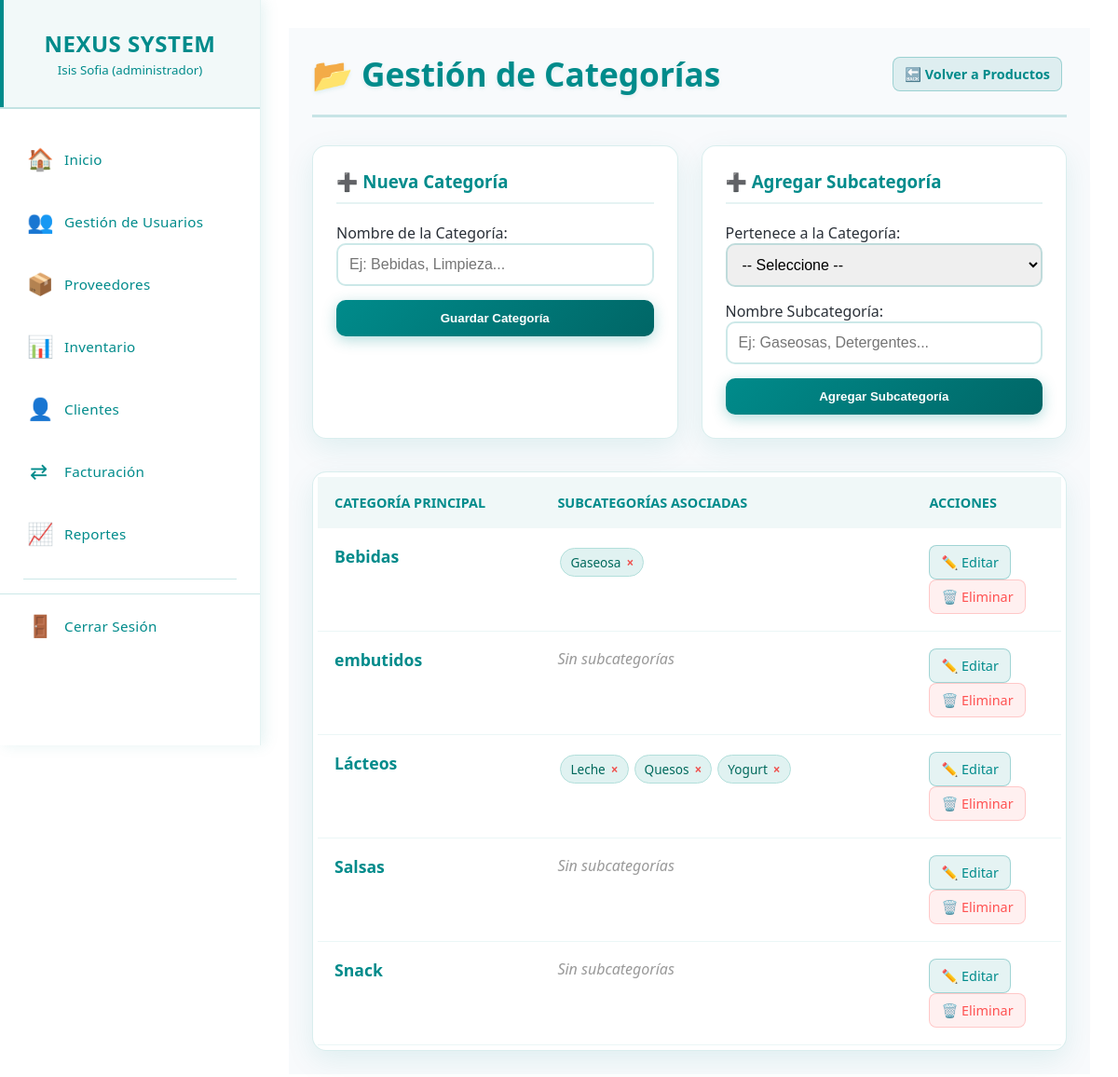
Before: /categorias.php (signed in) with the older database file.
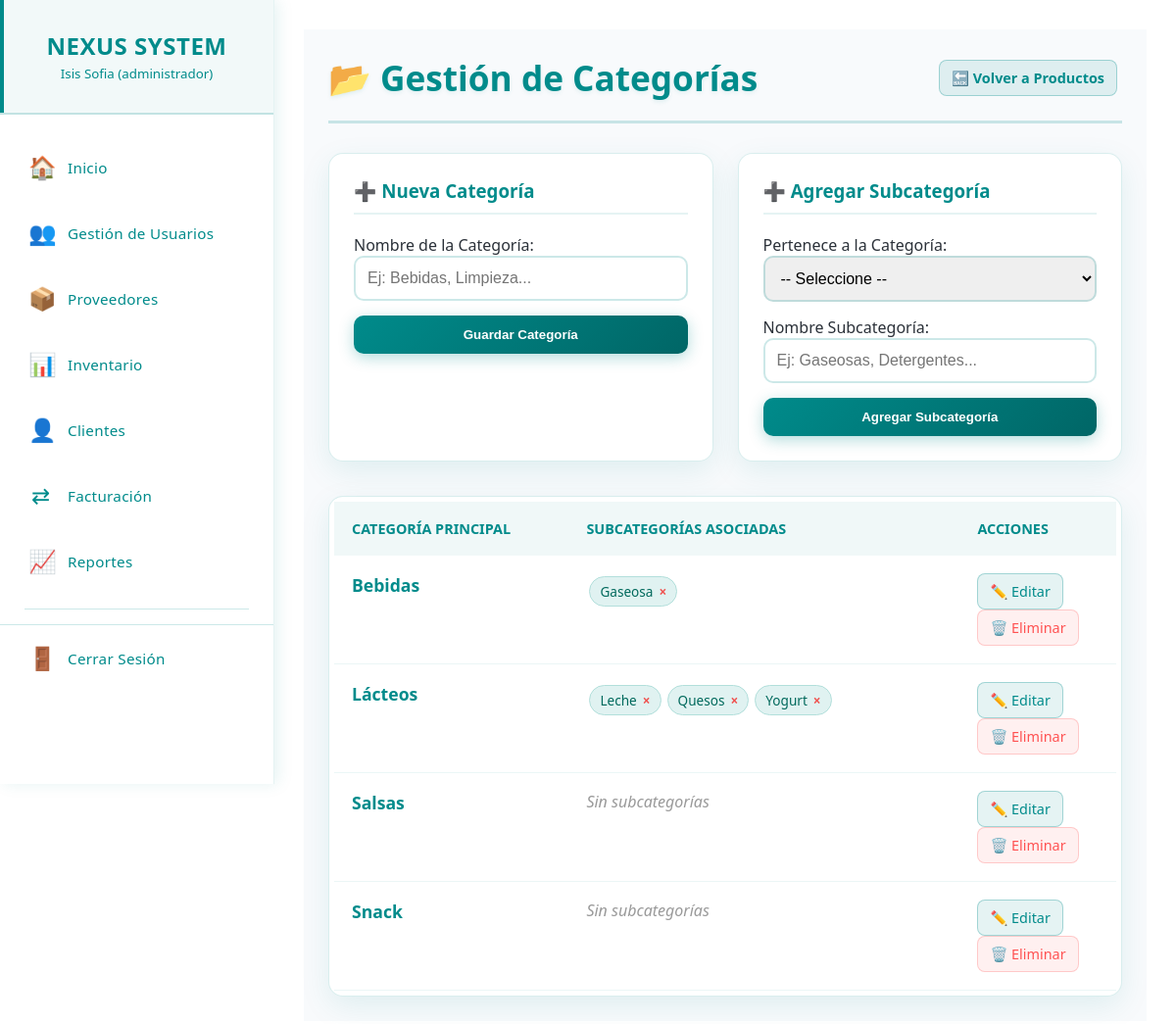
After: the same page with the newer database file.
### tables this page shows
CREATE TABLE `categoria_prod` (
  `id` int(11) NOT NULL,
  `nombre_categoria` varchar(50) NOT NULL,
  `estado` enum('active','inactive') DEFAULT 'active',
  `created_at` timestamp NOT NULL DEFAULT current_timestamp()
);

### categorias.php (the view, shortened to what the changed rows need)
<?php
require_once 'menu.php';
$sql_tabla = "
    SELECT c.id, c.nombre_categoria,
           GROUP_CONCAT(CONCAT(s.id, ':', s.nombre_subcategoria) ORDER BY s.nombre_subcategoria SEPARATOR '||') as subcategorias_raw
    FROM categoria_prod c
    LEFT JOIN subcategorias s ON c.id = s.categoria_id AND s.estado = 'active'
    WHERE c.estado = 'active'
    GROUP BY c.id
    ORDER BY c.nombre_categoria";
$tabla_result = $pdo->query($sql_tabla)->fetchAll(PDO::FETCH_ASSOC);
?>
<!DOCTYPE html>
<html lang="es">
<head>
    <link rel="stylesheet" href="css/categorias.css">
    <link rel="stylesheet" href="https://cdnjs.cloudflare.com/ajax/libs/font-awesome/6.0.0/css/all.min.css">
</head>
<body>
    <main class="main-content">
        <div class="content-wrapper">
            <div class="table-container">
                <table>
                    <thead>
                        <tr>
                            <th width="30%">Categoría Principal</th>
                            <th width="50%">Subcategorías Asociadas</th>
                            <th width="20%">Acciones</th>
                        </tr>
                    </thead>
                    <tbody>
                        <?php if (count($tabla_result) > 0): ?>
                            <?php foreach($tabla_result as $row): ?>
                                <tr>
                                    <td>
                                        <strong style="color: #008B8B; font-size: 1.1em;">
                                            <?php echo htmlspecialchars($row['nombre_categoria']); ?>
                                        </strong>
                                    </td>
                                    <td>
                                        <?php
                                        if (!empty($row['subcategorias_raw'])) {
                                            $subs = explode('||', $row['subcategorias_raw']);
                                            foreach($subs as $sub_string) {
                                                list($sub_id, $sub_nombre) = explode(':', $sub_string);
                                                echo '<span class="subcat-badge">';
                                                echo htmlspecialchars($sub_nombre);
                                                echo '<a href="categorias.php?accion=eliminar_sub&id='.$sub_id.'" class="btn-del-sub" onclick="return confirm(\'¿Eliminar subcategoría?\')" title="Eliminar">×</a>';
                                                echo '</span>';
                                            }
                                        } else {
                                            echo '<span style="color: #999; font-style: italic;">Sin subcategorías</span>';
                                        }
                                        ?>
                                    </td>
                                    <td>
                                        <a href="categorias.php?accion=editar_cat&id=<?php echo $row['id']; ?>" class="btn-action btn-editar">
                                            ✏️ Editar
                                        </a>
                                        <a href="categorias.php?accion=eliminar_cat&id=<?php echo $row['id']; ?>"
                                           class="btn-action btn-eliminar"
                                           onclick="return confirm('¿Seguro que deseas eliminar la categoría <?php echo $row['nombre_categoria']; ?>? Esto podría ocultar sus subcategorías.')">
                                            🗑️ Eliminar
                                        </a>
                                    </td>
                                </tr>
                            <?php endforeach; ?>
                        <?php else: ?>
                            <tr>
                                <td colspan="3" style="text-align: center; padding: 30px;">No hay categorías registradas.</td>
                            </tr>
                        <?php endif; ?>
                    </tbody>
                </table>
            </div>
        </div>
    </main>
</body>
</html>

Changed rows visible on the page:
removed categoria_prod: nombre_categoria "embutidos", shows "Sin subcategorías"
